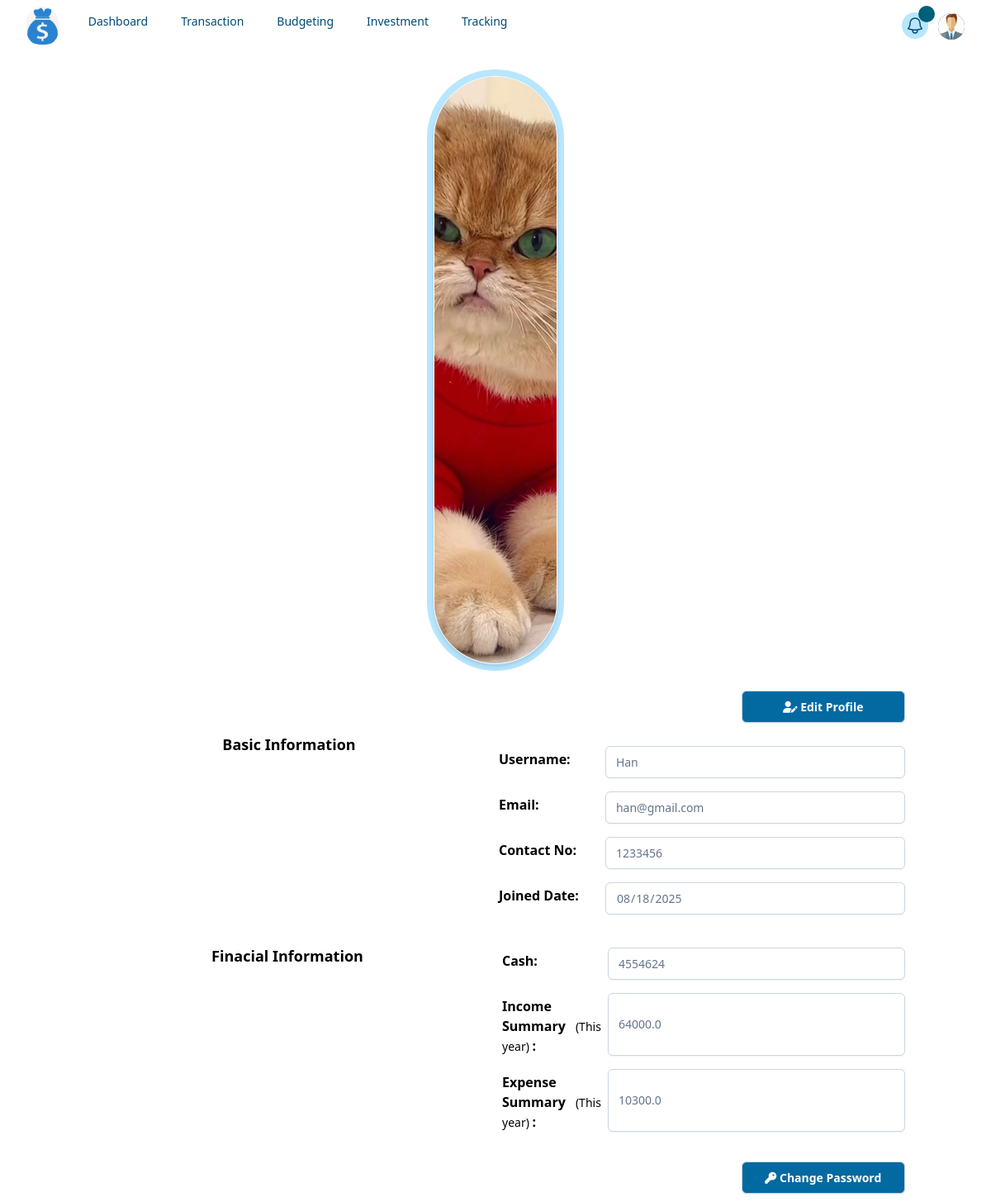
The page /profile (signed in) on the database as committed earlier.
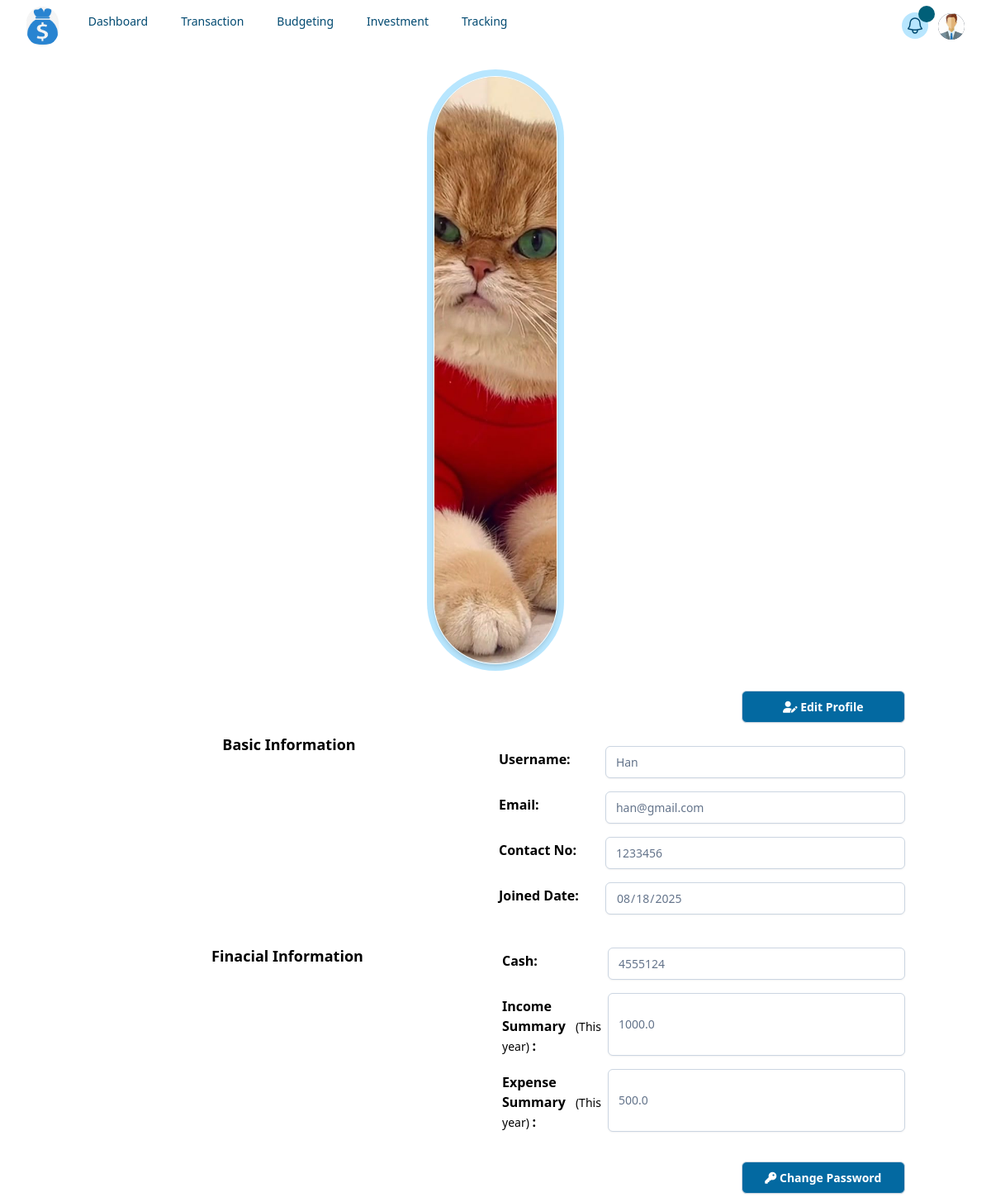
The same page on the database as committed later.
### tables this page shows
CREATE TABLE users (id INTEGER PRIMARY KEY AUTOINCREMENT NOT NULL, username TEXT NOT NULL, hash TEXT NOT NULL, cash NUMERIC NOT NULL DEFAULT 10000.00, is_active TEXT NOT NULL DEFAULT 'True', email TEXT, contact_no TEXT, joined_date NUMERIC NOT NULL DEFAULT CURRENT_DATE, images TEXT);

### app.py (the view, shortened to what this page needs)
@app.route("/profile", methods=['POST', 'GET'])
@login_required
def profile():
    user = db.execute("select * from users where id = ?", session['user_id'])
    year = str(datetime.now().year)
    income = db.execute("SELECT sum(amount) FROM transactions WHERE type = 'Income'  AND ((length(date) = 10 "
                        "AND substr(date, 1, 4) = ?) OR (length(date) = 7  AND substr(date, 1, 4) = ?) OR (length(date) = 7  "
                        "AND substr(date, 1, 4) = ?) OR (length(date) = 4 AND substr(date, 1, 4) = ?)) and user_id = ?", year, year, year, year, session['user_id'])
    expense = db.execute("SELECT sum(amount) FROM transactions WHERE type = 'Expense'  AND ((length(date) = 10 "
                         "AND substr(date, 1, 4) = ?) OR (length(date) = 7  AND substr(date, 1, 4) = ?) OR (length(date) = 7  "
                         "AND substr(date, 1, 4) = ?) OR (length(date) = 4 AND substr(date, 1, 4) = ?)) and user_id = ?", year, year, year, year, session['user_id'])
    return render_template("core/profile.html", user=user, income=income, expense=expense)

### app.py (called while the page is built)
@app.after_request
def after_request(response):
    response.headers["Cache-Control"] = ["no-cache, no-store, must-revalidate"]
    response.headers["Expires"] = 0
    response.headers["Pragma"] = "no-cache"
    return response

### helpers.py (called while the page is built)
def login_required(f):
    @wraps(f)
    def decorated_function(*args, **kwargs):
        if session.get("user_id") is None:
            return redirect("/login")
        return f(*args, **kwargs)
    return decorated_function

### templates/core/profile.html (shortened to what this page needs)
{% extends "layout.html"%}
{% block main %}
<div class="space-y-6">
    <div class="bg-sky-200 w-1/6 h-[50vh] p-2 place-self-center rounded-full flex flex-col
        items-center justify-center">
        <img id="profilePreview"
            src="{{ user[0]['images'] if user[0]['images'] else '/static/images/profile_img.jpg' }}" alt="Profile Image"
            class="w-full h-full object-cover rounded-full border-1 border-white shadow-md cursor-pointer"
            onclick="document.getElementById('prImage').click()">
    </div>
    <button class="addSearchBtn" onclick="writeProfile()"><i class="fa-solid fa-user-pen"></i> Edit Profile
    </button>
    <div class="grid grid-cols-2 gap-2">
        <div>
            <span class="font-semibold text-lg">Basic Information</span>
        </div>
        <div>
            <form action="/profile" method="post" enctype="multipart/form-data">
                <div class="mb-3 flex flex-row gap-2">
                    <span class="font-semibold text-md text-justify basis-1/4 mt-2">Username: </span>
                    <input autocomplete="off" class="inputBox basis-3/4" name="prUsername" id="prUsername" placeholder="Username"
                        type="text" value="{{ user[0]['username'] }}" required readonly>
                </div>
                <div class="mb-3 flex flex-row gap-2">
                    <span class="font-semibold text-md text-justify basis-1/4 mt-2">Email: </span>
                    <input autocomplete="off" class="inputBox basis-3/4" name="prEmail" placeholder="Email" type="text"
                        value="{{ user[0]['email'] if user[0]['email'] else '' }}" id="prEmail" required readonly>
                </div>
                <div class="mb-3 flex flex-row gap-2">
                    <span class="font-semibold text-md text-justify basis-1/4 mt-2">Contact No: </span>
                    <input autocomplete="off" class="inputBox basis-3/4" name="prContact_no" id="prContact_no"
                        placeholder="Contact No" type="text"
                        value="{{ user[0]['contact_no'] if user[0]['contact_no'] else '' }}" required readonly>
                </div>
                <div class="mb-3 flex flex-row gap-2">
                    <span class="font-semibold text-md text-justify basis-1/4 mt-2">Joined Date: </span>
                    <input autocomplete="off" class="inputBox basis-3/4" name="join_date" placeholder="Joined Date" type="date"
                        value="{{ user[0]['joined_date'] }}" required readonly>
                </div>
            </form>
        </div>
    </div>
    <div class="grid grid-cols-2 gap-4">
        <div>
            <span class="font-semibold text-lg">Finacial Information</span>
        </div>
        <div>
            <div class="mb-3 flex flex-row gap-2">
                <span class="font-semibold text-md text-justify basis-1/4 mt-2">Cash: </span>
                <input autocomplete="off" class="inputBox basis-3/4" type="text" value="{{ user[0]['cash'] }}" required readonly>
            </div>
            <div class="mb-3 flex flex-row gap-2">
                <span class="font-semibold text-md text-justify basis-1/4 mt-2">Income Summary <span class="text-sm font-light">(This year) </span>:</span>
                <input autocomplete="off" class="inputBox basis-3/4" type="text" value="{{ income[0]['sum(amount)'] }}" required
                    readonly>
            </div>
            <div class="mb-3 flex flex-row gap-2">
                <span class="font-semibold text-md text-justify basis-1/4 mt-2">Expense Summary <span class="text-sm font-light">(This year) </span>:</span>
                <input autocomplete="off" class="inputBox basis-3/4" type="text" value="{{ expense[0]['sum(amount)'] }}" required
                    readonly>
            </div>
        </div>
    </div>
    <button class="addSearchBtn" onclick="writePassword()"><i class="fa-solid fa-key"></i> Change Password
    </button>
</div>
{% endblock %}

Rows that differ between the two databases and show on the page:
changed users "Han": cash "4554624" → "4555124"
Other text that changed with them:
form field income: "64000.0" → "1000.0"
form field expense: "10300.0" → "500.0"
